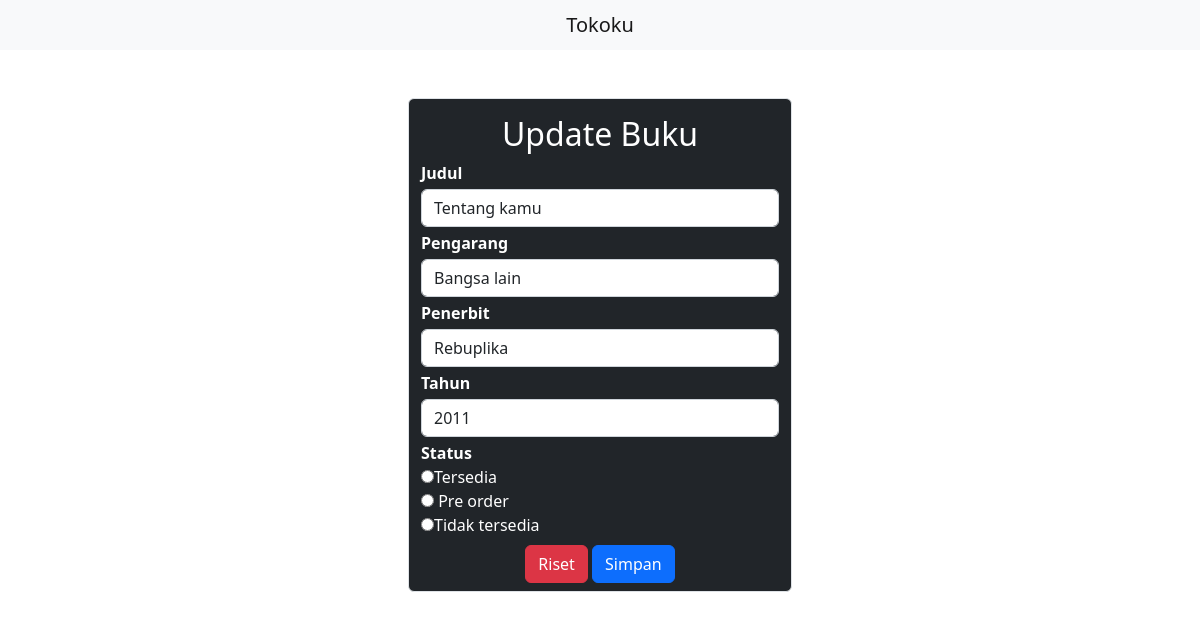
The app's page /CodeIgniter/index.php/buku/edit/6 with its own data.
### tables this page shows
CREATE TABLE `buku` (
  `id` int(11) NOT NULL,
  `judul` varchar(255) NOT NULL,
  `pengarang` varchar(70) NOT NULL,
  `penerbit` varchar(100) NOT NULL,
  `tahun` int(4) DEFAULT NULL,
  `status` enum('tersedia','pre order','tidak tersedia') NOT NULL
);

### CodeIgniter/application/controllers/Buku.php (called while the page is built, shortened)
<?php
class Buku extends CI_Controller {
    public function edit($id){
        $where = array('id' => $id);
        $data['buku'] = $this->m_buku->edit_buku($where,'buku')->result();
        $this->load->view('edit',$data);
    }
}

### CodeIgniter/index.php (called while the page is built, shortened)
<?php
require_once BASEPATH.'core/CodeIgniter.php';

### CodeIgniter/application/models/M_buku.php (called while the page is built, shortened)
<?php
class M_buku extends CI_Model {
    public function edit_buku($where,$table){
        return $this->db->get_where($table,$where);
    }
}

### CodeIgniter/application/views/edit.php (the view, shortened to what this page needs)
<!doctype html>
<html lang="en">
<head>
    <link href="https://cdn.jsdelivr.net/npm/bootstrap@5.2.0/dist/css/bootstrap.min.css" rel="stylesheet"
>
</head>
<body>
    <header>
        <nav class="navbar bg-light">
            <div class="container">
                <span class="navbar-brand mb-0 h1 mx-auto">Tokoku</span>
            </div>
        </nav>
    </header>
    <section class="content mt-5">
        <div class="row">
            <div class="col-4"></div>
            <div class="col-4">
                <div class="container bg-dark border rounded">
                    <h2 class="text-center pt-3"><span class="text-white">Update Buku</span></h2>
                    <?php foreach ($buku as $book):?>
                    <form method="post" action="<?php echo base_url().'buku/update'; ?>">
                        <div class="form_group">
                            <label for="judul"><span class="text-white"><b>Judul</b> </span></label>
                            <input type="text" name="judul" class="form-control my-1"
                                value="<?php echo $book->judul ?>">
                        </div>
                        <div class="form_group">
                            <label for="pengarang"><span class="text-white"><b>Pengarang</b> </span></label>
                            <input type="text" name="pengarang" class="form-control my-1"
                                value="<?php echo $book->pengarang ?>">
                        </div>
                        <div class="form_group">
                            <label for="penerbit"><span class="text-white"><b>Penerbit</b> </span></label>
                            <input type="text" name="penerbit" class="form-control my-1"
                                value="<?php echo $book->penerbit ?>">
                        </div>
                        <div class="form_group">
                            <label for="tahun"><span class="text-white"><b>Tahun</b> </span></label>
                            <input type="text" name="tahun" class="form-control my-1"
                                value="<?php echo $book->tahun ?>">
                        </div>
                        <div class="form_group" value="<?php echo $book->status ?>">
                            <label for="status">
                                <span class="text-white"><b>Status</b></span>
                            </label> <br>
                            <input type="radio" name="status" value="tersedia"><span class="text-white">Tersedia
                            </span> <br>
                            <input type="radio" name="status" value="pre order" class="text-white"> <span
                                class="text-white">Pre order</span><br>
                            <input type="radio" name="status" valiue="tidak tersedia" class="text-white"><span
                                class="text-white">Tidak tersedia</span><br>
                        </div>
                        <div class="text-center">
                            <button type="submit" class="btn btn-danger my-2">Riset</button>
                            <button type="submit" class="btn btn-primary my-2">Simpan </button>
                        </div>
                    </form>
                    <?php endforeach ?>
                </div>
            </div>
            <div class="col-4"></div>
        </div>
    </section>
</body>
</html>

### records on screen
buku: judul "Tentang kamu", pengarang "Bangsa lain", penerbit "Rebuplika", tahun "2011"
